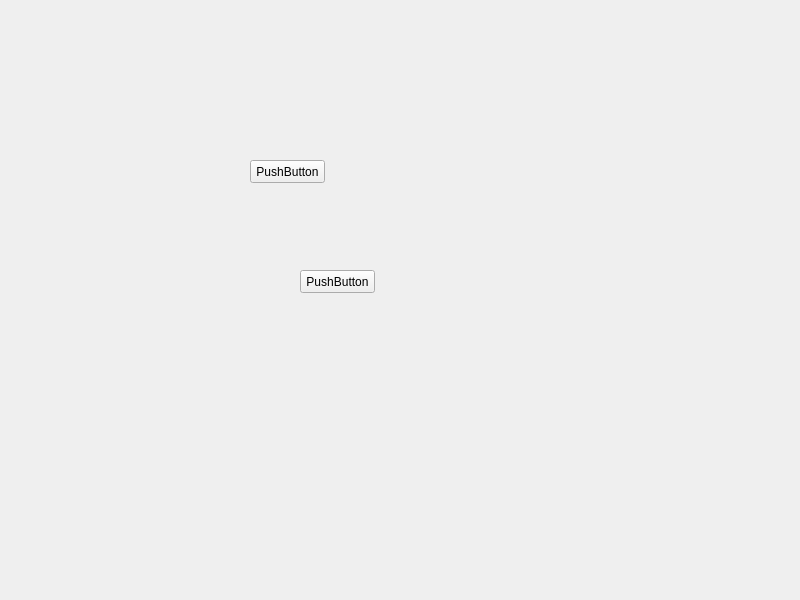
<?xml version="1.0" encoding="UTF-8"?>
<ui version="4.0">
 <class>Widget</class>
 <widget class="QWidget" name="Widget">
  <property name="geometry">
   <rect>
    <x>0</x>
    <y>0</y>
    <width>800</width>
    <height>600</height>
   </rect>
  </property>
  <property name="windowTitle">
   <string>Widget</string>
  </property>
  <widget class="QPushButton" name="pushButton">
   <property name="geometry">
    <rect>
     <x>250</x>
     <y>160</y>
     <width>75</width>
     <height>23</height>
    </rect>
   </property>
   <property name="text">
    <string>PushButton</string>
   </property>
  </widget>
  <widget class="QPushButton" name="pushButton_2">
   <property name="geometry">
    <rect>
     <x>300</x>
     <y>270</y>
     <width>75</width>
     <height>23</height>
    </rect>
   </property>
   <property name="text">
    <string>PushButton</string>
   </property>
  </widget>
 </widget>
 <resources/>
 <connections/>
</ui>
